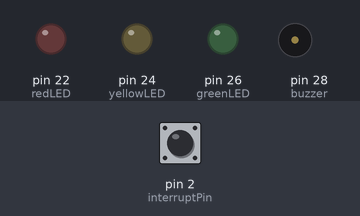
Bench run of a sketch on a simulated Arduino Mega 2560, built with avr-gcc and run on an emulated ATmega2560. On the bench: output pins drawn as LEDs (lit = HIGH), buzzer (waves = sounding). The inputs (shaded band) are chosen by the test bench; at power-on: pin 2 (interruptPin) HIGH.

Above: at 1.2 s.
1.3 s: pin 2 (interruptPin) pulled LOW for 0.15 s
At 3.4 s:
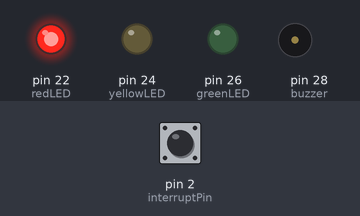
At 19.4 s:
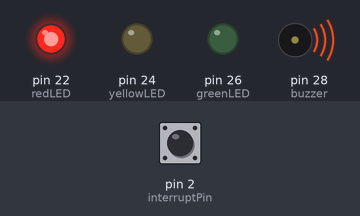
Timing chart, 0 to 21.5 s (numbered marks = the images above; inputs shaded):
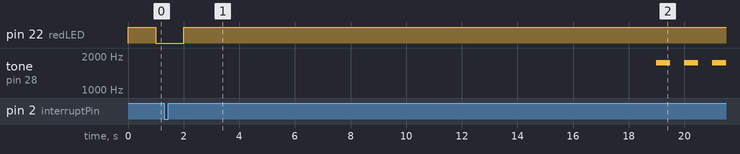

Measured:
- after the input at 1.3 s, pin 22 (redLED): goes on until 2.0 s, then stays HIGH; tone on pin 28 (buzzer): alternates 1750 Hz for 0.50 s and silent for 0.50 s, starting after 17.7 s

The sketch:

Lab1.ino
```cpp
/* Microprocessor Systems II & Embedded Systems
 *  EECE.4520 (201)
 *  Lab 1
 *  Sage Lyon & Matthew Sylvester
 */

const int redLED = 22;
const int yellowLED = 24;
const int greenLED = 26;
const int buzzer = 28;
const int buzzerFrequency = 1750;
const byte interruptPin = 2;
volatile byte state = LOW;
int buttonPressed = 0;

void setup() {
  // Set LED and buzzer pins to output
  pinMode(redLED, OUTPUT);
  pinMode(yellowLED, OUTPUT);
  pinMode(greenLED, OUTPUT);
  pinMode(buzzer, OUTPUT);
  // Set button pin to input pullup and attach interupt to pin
  pinMode(interruptPin, INPUT_PULLUP);
  attachInterrupt(digitalPinToInterrupt(interruptPin), start, RISING);

}

void loop() {
  // If button is not pressed then turn red LED blinks
  if(buttonPressed == 0){
      digitalWrite(redLED, HIGH);
      delay(1000);
      digitalWrite(redLED, LOW);
      delay(1000);
    }
  // If button is pressed then cycle through R-G-Y LEDs and beep for three seconds before light changes
  else{
      digitalWrite(redLED, HIGH);
      delay(17000);
      beep();
      digitalWrite(redLED, LOW);
      digitalWrite(greenLED, HIGH);
      delay(17000);
      beep();
      digitalWrite(greenLED, LOW);
      digitalWrite(yellowLED, HIGH);
      beep();
      digitalWrite(yellowLED, LOW);
  }
}

// Sets buttonPressed to 1 when button is pressed
void start(){
    buttonPressed = 1;
  }

// Buzzer beeps on and off for three seconds
void beep(){
  tone(buzzer, buzzerFrequency);
  delay(500);
  noTone(buzzer);
  delay(500);
  tone(buzzer, buzzerFrequency);
  delay(500);
  noTone(buzzer);
  delay(500);
  tone(buzzer, buzzerFrequency);
  delay(500);
  noTone(buzzer);
  delay(500);
}
```
